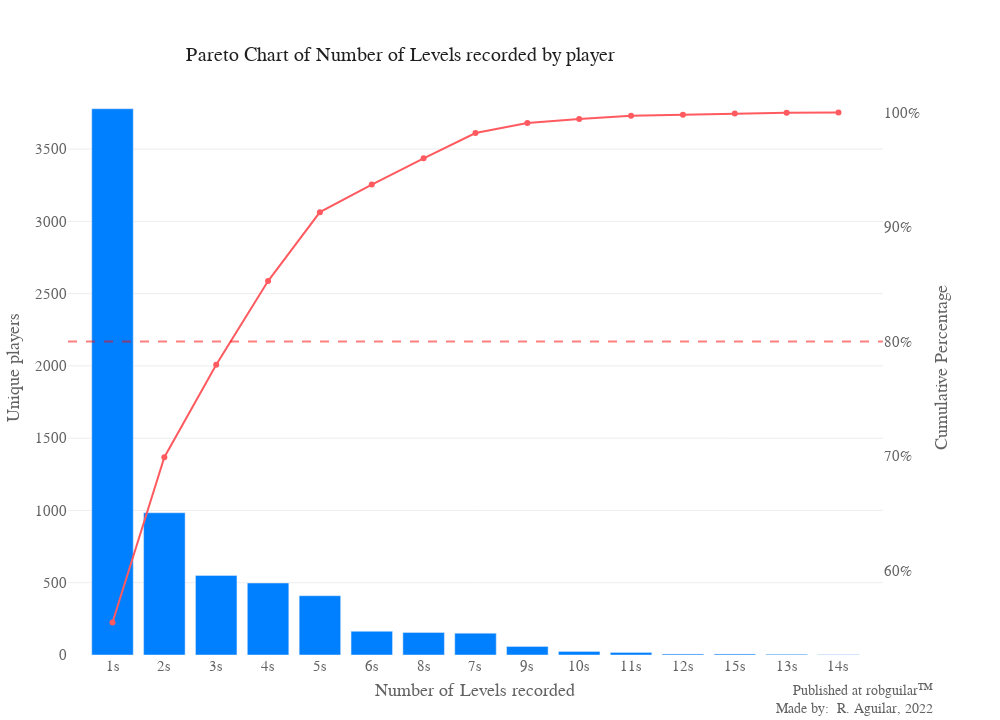

Notebook code cell kept with this figure:
### Markdown cell above
## 🔍 Exploratory Analysis & In-game interpretations

### Summary statistics

Excluding the outliers we mentioned before, we got the next conclusions about their distribution and measurement:

- *player_id*
    - Interpretation: Not unique and counts with 6814 distinct values which make sense since there is a player with records of multiple levels
    - Data type: Nominal
    - Measurement type: Discrete/String
- *dt*
    - Interpretation: Only includes data from January 1st to January 7th of 2014. Also, the analysis won’t consider this as a lapse per player since the records per player are not continuous, so they will be limited as a timestamp
    - Data type: Ordinal
    - Measurement type: Temporal
- *level*
    - Interpretation: They're registered as numbers, but for further analysis will be transformed as factors. 50% of the records are equal to or less than level 9
    - Data type: Ordinal
    - Measurement type: Discrete/String
- *num_attempts*
    - Interpretation: The registries are consistent, the interquartile range mention that half of the players try between 1 and 7 time to complete each level. Furthermore, there are players with 0 attempts, so we need to evaluate if this is present at level 1, which can explain a problem in retention rate for that episode
    - Data type: Numerical
    - Measurement type: Integer
- *num_success*
    - Interpretation: Most of the players are casual gamers because 75% of them complete the level and don’t repeat it
    - Data type: Numerical
    - Measurement type: Integer

### Levels played in Episode

First, let’s examine the number of registries per player

This will tell us, from the episode how many levels have each player recorded in the lapse of 7 days

### Code cell
from plotly.subplots import make_subplots

# Group data of amount of levels recorded by player id
countdf = df.groupby('player_id')['level'].nunique().reset_index()

# Count the number amount of players according to amount of levels recorded by player
countdf = countdf.groupby('level')['player_id'].nunique().reset_index()

# Arrange data according to amount of levels
countdf.level = [str(i)+'s' for i in countdf.level]
countdf = countdf.sort_values('player_id', ascending= False)

# Generate CumSum
cumulative_per =  countdf.player_id / countdf.player_id.sum() * 100
cumulative_per = cumulative_per.cumsum()

# Format new DF
countdf = pd.concat([countdf, cumulative_per], axis = 1)
countdf.columns = ["levels","players","Cum_per"]

# Pareto Chart
linec = make_subplots(specs=[[{"secondary_y": True}]])

# Bar plot graphic object
linec.add_trace(go.Bar(x = countdf.levels, y = countdf.players, name = "Players", marker_color= "#007FFF"),
                        secondary_y = False)

# Scatter plot graphic object
linec.add_trace(go.Scatter(x = countdf.levels, y = countdf.Cum_per/100, mode='lines+markers', name = "Percentage", marker_color= "#FF5A5F"),
                        secondary_y = True)

# Layout
linec.update_layout(title = {'text':'Pareto Chart of Number of Levels recorded by player'},
                    xaxis = {"title":"Number of Levels recorded"},
                    yaxis = {"title":"Unique players"})
linec.update_layout(layout)
linec.update_yaxes(tickformat = "0%", title = "Cumulative Percentage", secondary_y = True)
linec.update_layout(showlegend=False)
linec.add_hline(y=0.8, line_dash = "dash", line_color="red", opacity=0.5, secondary_y = True)
linec.add_annotation(sign)
linec.show()

### Figure 1 — Plotly figure (JSON) as saved in the notebook; plotly's stock layout.template omitted (floating-point values rounded to 4 significant figures)
{"data": [{"marker": {"color": "#007FFF"}, "name": "Players", "type": "bar", "x": ["1s", "2s", "3s", "4s", "5s", "6s", "8s", "7s", "9s", "10s", "11s", "12s", "15s", "13s", "14s"], "xaxis": "x", "y": [3779, 984, 550, 498, 410, 164, 156, 151, 59, 25, 18, 7, 7, 5, 1], "yaxis": "y"}, {"marker": {"color": "#FF5A5F"}, "mode": "lines+markers", "name": "Percentage", "type": "scatter", "x": ["1s", "2s", "3s", "4s", "5s", "6s", "8s", "7s", "9s", "10s", "11s", "12s", "15s", "13s", "14s"], "xaxis": "x", "y": [0.5546, 0.699, 0.7797, 0.8528, 0.913, 0.937, 0.9599, 0.9821, 0.9908, 0.9944, 0.9971, 0.9981, 0.9991, 0.9999, 1], "yaxis": "y2"}], "layout": {"activeshape": {"opacity": 0.7}, "annotations": [{"align": "right", "font": {"size": 14}, "showarrow": false, "text": "Published at <a href='https://www.robguilar.com'>robguilar&#8482;</a><br>Made by:  R. Aguilar, 2022", "visible": true, "x": 1, "xref": "paper", "y": -0.11, "yref": "paper"}], "autosize": true, "autotypenumbers": "convert types", "font": {"color": "#636363", "family": "segoe ui light", "size": 15}, "grid": {"pattern": "coupled", "roworder": "bottom to top", "xgap": 0.5, "xside": "bottom", "ygap": 0.5}, "height": 720, "hoverdistance": 50, "hoverlabel": {"align": "left", "bgcolor": "#3D5165", "bordercolor": "#fff", "font": {"color": "#FFFFFF", "family": "segoe ui light", "size": 15}}, "legend": {"bordercolor": "#F70000", "font": {"size": 15}, "itemclick": "toggleothers", "itemdoubleclick": false, "itemwidth": 30, "title": {"font": {"color": "#202020", "size": 17}, "side": "top"}, "x": 1.05}, "margin": {"b": 65, "l": 65, "pad": 0, "r": 65, "t": 80}, "newshape": {"line": {"color": "#3D5165", "width": 1.5}, "opacity": 0.7}, "paper_bgcolor": "#FFFFFF", "plot_bgcolor": "#FFFFFF", "separators": ". ", "shapes": [{"line": {"color": "red", "dash": "dash"}, "opacity": 0.5, "type": "line", "x0": 0, "x1": 1, "xref": "x domain", "y0": 0.8, "y1": 0.8, "yref": "y2"}], "showlegend": false, "title": {"font": {"color": "#202020", "family": "bahnschrift light", "size": 20}, "pad": {"b": 15, "l": 1}, "text": "Pareto Chart of Number of Levels recorded by player", "x": 0.4, "xanchor": "center", "y": 0.935, "yanchor": "top", "yref": "container"}, "width": 1000, "xaxis": {"anchor": "free", "automargin": true, "domain": [0, 0.94], "gridcolor": "#fff", "position": 0, "showgrid": false, "showspikes": false, "spikecolor": "#DEDEDE", "spikethickness": 1.5, "tickcolor": "#FD0000", "ticklabelposition": "outside", "title": {"standoff": 10, "text": "Number of Levels recorded"}, "zeroline": true, "zerolinecolor": "#fff", "zerolinewidth": 1.5}, "yaxis": {"anchor": "x", "automargin": true, "domain": [0, 1], "gridcolor": "#EDEDED", "showspikes": false, "spikecolor": "#DEDEDE", "spikethickness": 1.5, "ticklabelposition": "outside", "tickprefix": "", "ticksuffix": "", "title": {"standoff": 10, "text": "Unique players"}, "zeroline": true, "zerolinecolor": "#fff", "zerolinewidth": 1.5}, "yaxis2": {"anchor": "x", "overlaying": "y", "side": "right", "tickformat": "0%", "title": {"text": "Cumulative Percentage"}}}}
